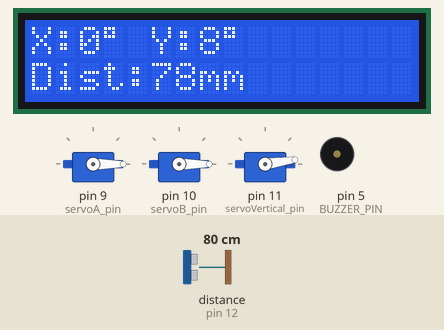
Simulated run of this sketch. Board: Arduino Uno, built with avr-gcc and run on an emulated ATmega328P. On the bench: 3 × servo, 16×2 character LCD, buzzer (waves = sounding, pin HIGH). Wiring (inferred from the names in the program): ultrasonic range finder: trigger pin 13; echo pin 12. The inputs (shaded band) are chosen by the test bench; at power-on: distance to the obstacle (sensor on pin 12) 80 cm. The echo pulse lasts 58.3 µs per cm; pins used as bus, display or sensor lines are not drawn.

Above: at 3.27 s.
3.3 s: distance to the obstacle (sensor on pin 12) set to 173 cm
At 4.88 s:
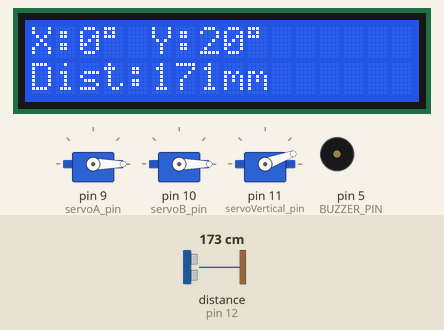
4.9 s: distance to the obstacle (sensor on pin 12) set to 167 cm
At 7.55 s:
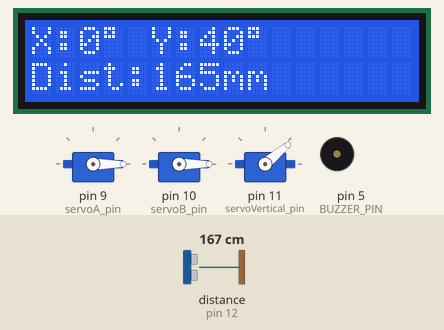
7.9 s: distance to the obstacle (sensor on pin 12) set to 35 cm
At 10.07 s:
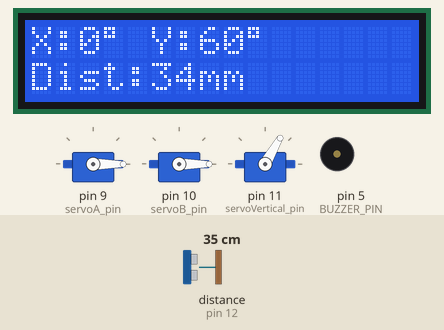
10.9 s: distance to the obstacle (sensor on pin 12) set to 120 cm
At 12.65 s:
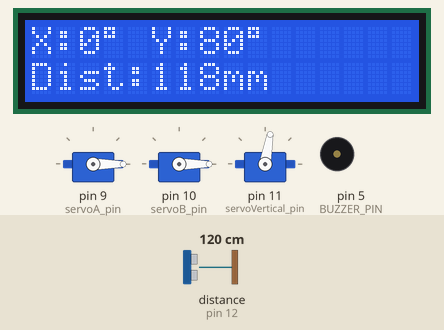
13.9 s: distance to the obstacle (sensor on pin 12) set to 18 cm
At 15.2 s:
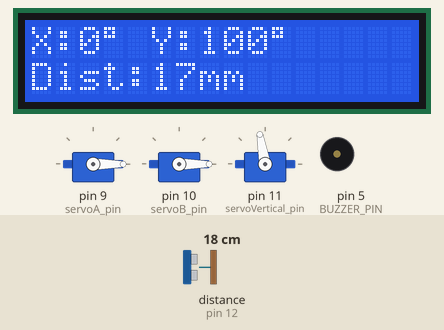
16.7 s: distance to the obstacle (sensor on pin 12) set to 60 cm
At 17.72 s:
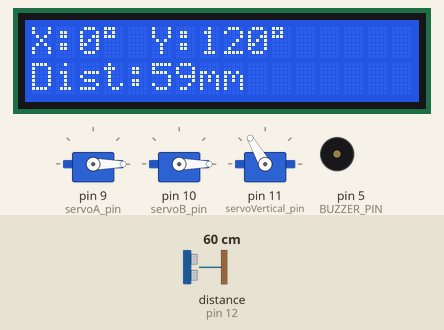
Timing chart, 0 to 24.2 s (numbered marks = the images above; inputs shaded):
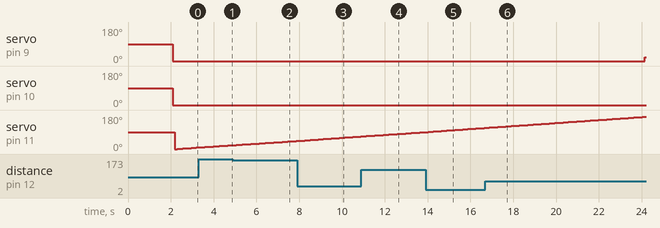

The sketch:

i234.ino
```cpp
#include <Servo.h>
#include <Wire.h>
#include <LiquidCrystal_I2C.h>

// Servo
Servo servoA;           // Servo ngang 1 (0–180)
Servo servoB;           // Servo ngang 2 (0–179)
Servo servoVertical;    // Servo dọc (0–170)

#define TRIG_PIN 13
#define ECHO_PIN 12
#define BUZZER_PIN 5

// Chân kết nối
const int servoA_pin = 9;
const int servoB_pin = 10;
const int servoVertical_pin = 11;

// LCD
LiquidCrystal_I2C lcd(0x27, 16, 2);

void setup() {
  Serial.begin(9600);
  servoA.attach(servoA_pin);
  servoB.attach(servoB_pin);
  servoVertical.attach(servoVertical_pin);
  pinMode(TRIG_PIN, OUTPUT);
  pinMode(ECHO_PIN, INPUT);
  pinMode(BUZZER_PIN, OUTPUT);

  lcd.init();
  lcd.backlight();
  lcd.setCursor(0, 0);
  lcd.print(" Radar dang chay ");
  delay(2000);
  lcd.clear();
}

// Đo khoảng cách
long measureDistance() {
  digitalWrite(TRIG_PIN, LOW);
  delayMicroseconds(2);
  digitalWrite(TRIG_PIN, HIGH);
  delayMicroseconds(10);
  digitalWrite(TRIG_PIN, LOW);

  long duration = pulseIn(ECHO_PIN, HIGH);
  long distance = duration * 0.034 / 2;
  return distance;
}

void loop() {
  // --- Giai đoạn 1: Servo A xoay 0–180 ---
  servoB.write(0);
  for (int angleA = 0; angleA <= 180; angleA += 20) {
    servoA.write(angleA);
    delay(100);

    for (int vAngle = 0; vAngle <= 170; vAngle += 1) {
      servoVertical.write(vAngle);

      long distance = measureDistance();

      // Bật còi nếu vật thể quá gần (< 1 cm)
      if (distance < 10) {
        digitalWrite(BUZZER_PIN, HIGH);
      } else {
        digitalWrite(BUZZER_PIN, LOW);
      }

      // Hiển thị LCD
      lcd.clear();
      lcd.setCursor(0, 0);
      lcd.print("X:");
      lcd.print(angleA);
      lcd.print((char)223);
      lcd.print(" Y:");
      lcd.print(vAngle);
      lcd.print((char)223);

      lcd.setCursor(0, 1);
      lcd.print("Dist:");
      lcd.print(distance);
      lcd.print("mm");

      delay(100);
    }
  }

  // --- Giai đoạn 2: Servo A giữ 180, Servo B xoay 0–179 ---
  servoA.write(180);
  for (int angleB = 0; angleB <= 179; angleB += 20) {
    servoB.write(angleB);
    int totalAngle = 180 + angleB;
    delay(100);

    for (int vAngle = 0; vAngle <= 170; vAngle += 1) {
      servoVertical.write(vAngle);

      long distance = measureDistance();

      if (distance < 10) {
        digitalWrite(BUZZER_PIN, HIGH);
      } else {
        digitalWrite(BUZZER_PIN, LOW);
      }

      // Hiển thị LCD
      lcd.clear();
      lcd.setCursor(0, 0);
      lcd.print("X:");
      lcd.print(totalAngle);
      lcd.print((char)223);
      lcd.print(" Y:");
      lcd.print(vAngle);
      lcd.print((char)223);

      lcd.setCursor(0, 1);
      lcd.print("Dist:");
      lcd.print(distance);
      lcd.print("mm");

      delay(100);
    }
  }

  // Optional: Quay ngược lại nếu cần
}
```
